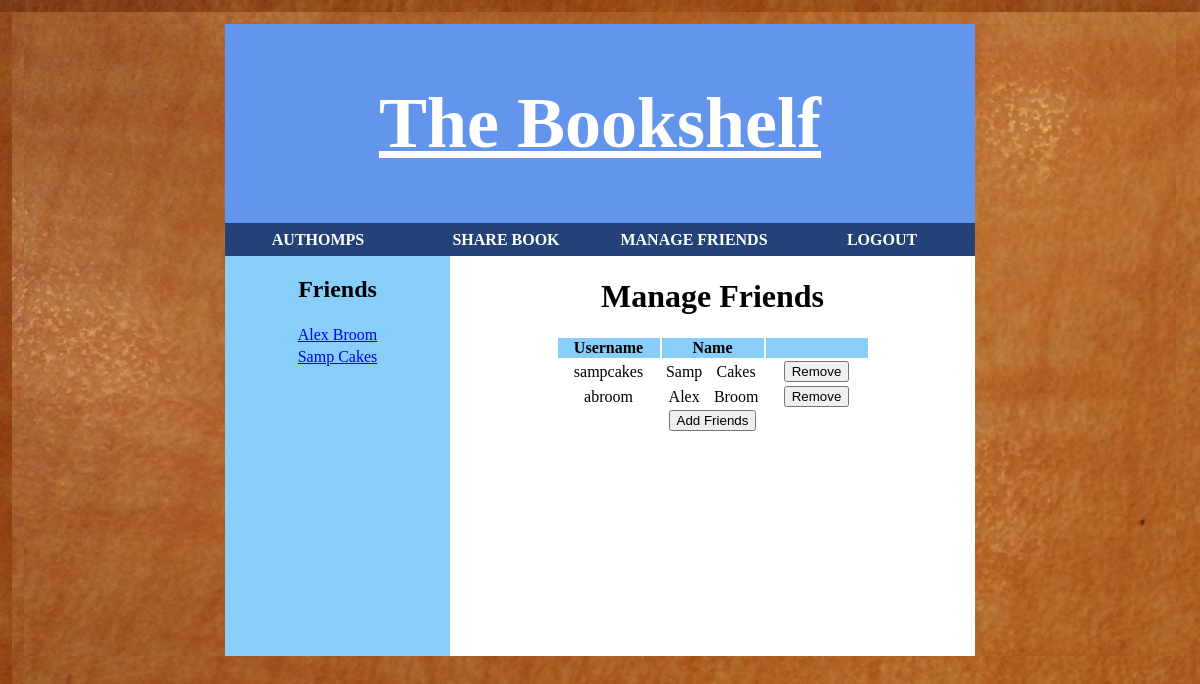
Screenshot of /user_manage_friends.php (signed in) with the database file from the repository.
### tables this page shows
CREATE TABLE users
( 	username VARCHAR(20) PRIMARY KEY NOT NULL,
	password VARCHAR(20) NOT NULL,
	current_book VARCHAR(13),
	first_name VARCHAR(20),
	last_name VARCHAR(20),
	FOREIGN KEY (current_book) REFERENCES books(isbn)
);

### user_manage_friends.php (the view, shortened to what this page needs)
<?php
	$username = $_SESSION['username'];
?>
<!DOCTYPE html>
<html>
<head>
	<link rel="stylesheet" type="text/css" href="css/bookshelf.css" />
</head>
<body>
	<div id="wrap">
		<?php
			include('directory.php');
			include('friends_list.php');
		?>
		<div id="main">
			<h1>Manage Friends</h1>
			<?php
				include('access_database.php');
				$friendQuery = "SELECT username, first_name, last_name FROM users JOIN friends WHERE username = friend AND user = '".$username."'";
				$friendStmt = $db->query($friendQuery);
				$num_rows = $friendStmt->num_rows;
				if ($num_rows == 0) {
					echo "You have no friends.";
				} else {
					echo "<table>";
					echo '<th>Username</th><th colspan="2">Name</th><th></th>';
					for ($i=0; $i < $num_rows; $i++) {
						$row = $friendStmt->fetch_assoc();
						echo '<form action="process_user_remove_friend.php" method="post">';
						echo '<tr><td>'.$row['username'].'</td><td>'.$row['first_name'].'</td><td>'.$row['last_name'].'</td><td><input type="submit" value="Remove"></td><input type ="hidden" name="friend_name" value="'.$row['username'].'"></tr>';
						echo '</form>';
					}
					echo "</table>";
				}
			?>
			<button type="button" onclick="location.href='user_add_friend.php'">Add Friends</button><br>
		</div>
	</div>
</body>
</html>

### friends_list.php (shortened to what this page needs)
<div id="friends">
	<h2 align="center">Friends</h2>
	<?php
		include('access_database.php');
		$friendQuery = "SELECT username, first_name, last_name FROM users JOIN friends WHERE username = friend AND user = '".$username."' ORDER BY last_name";
		$friendStmt = $db->query($friendQuery);
		$num_rows = $friendStmt->num_rows;
		if ($num_rows == 0) {
			echo "You have no friends.";
		} else {
			echo '<table class="friends_list">';
			for ($i=0; $i < $num_rows; $i++) {
				$row = $friendStmt->fetch_assoc();
				echo '<tr><td>'.'<a href="friend_homepage.php?friend_name='.$row['username'].'">'.$row['first_name'].' '.$row['last_name'].'</a>'.'</td></tr>';
			}
			echo "</table>";
		}
	?>
</div>

### css/bookshelf.css (style rules this page uses)
html, body { margin:1%; padding:0; background-image: url('background_wood.jpg'); }
#wrap { width:750px; height: 100%; margin:0 auto; font-size: 16px; background-color: #87CEFA; min-width: 550px; }
#main { float: right; margin:0 auto; text-align:center; background-color: white; width: 70%; min-height: 400px; }
#friends { float: left; width: 30%; height: 100%; background-color: #87CEFA; }
table { margin-left:auto; margin-right:auto; }
th { min-width:100px; background-color: #87CEFA; }

### rows the page displays
users: first_name "Alex", last_name "Broom", username "abroom"
users: first_name "Samp", last_name "Cakes", username "sampcakes"

### other values shown
$username "AUTHOMPS"
